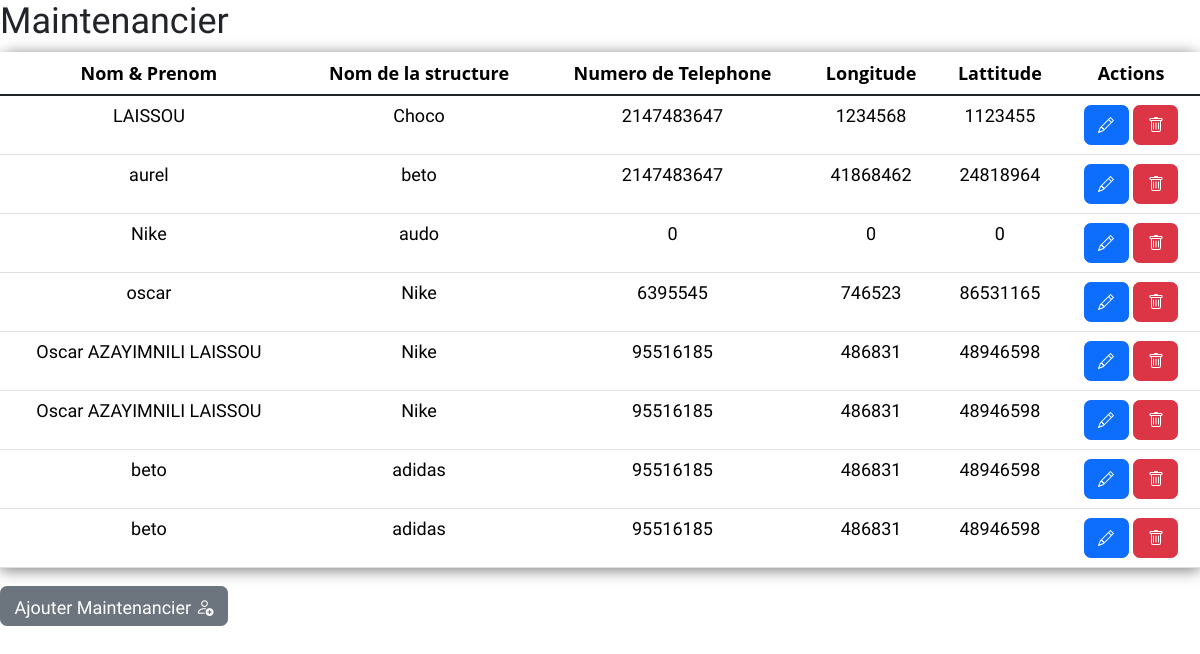
Screenshot of /dashboard3/adminView/viewProductSizes.php with the database file from the repository.
### tables this page shows
CREATE TABLE `maintenancier` (
  `id` int(20) NOT NULL,
  `nom` varchar(30) NOT NULL,
  `structure` varchar(40) NOT NULL,
  `numero` int(10) NOT NULL,
  `longitude` int(15) NOT NULL,
  `lattitude` int(15) NOT NULL
);

### dashboard3/adminView/viewProductSizes.php (the view, shortened to what this page needs)
<link rel="stylesheet" href="style.css"></link>
<link rel="stylesheet" href="css/bootstrap.min.css">
<link rel="stylesheet" href="assets/css/bootstrap.min.css">
    <link href="bootstrap-icons/bootstrap-icons.css" rel="stylesheet">
    <link href="boxicons/css/boxicons.min.css" rel="stylesheet">
<?php
try {
   $bdd = new PDO('mysql:dbname=geolocalisation;host=localhost;port=3306;charset=utf8', 'root', '');
} catch (PDOException $error) {
    echo "Connection echouer" . $error->getMessage();
}
?>
<div>
  <h2>Maintenancier</h2>
  <table class="table">
    <thead>
      <tr>
        <th class="text-center">Nom & Prenom</th>
        <th class="text-center">Nom de la structure</th>
        <th class="text-center">Numero de Telephone</th>
        <th class="text-center">Longitude</th>
        <th class="text-center">Lattitude</th>
        <th class="text-center" colspan="2">Actions</th>
      </tr>
    </thead>
    <tbody>
      <?php
        $sql = "SELECT * FROM maintenancier";
        $result = $bdd->query($sql);
        while($row = $result->fetch(PDO::FETCH_ASSOC)) {
      ?>
      <tr>
        <td><?= $row["nom"] ?></td>
        <td><?= $row["structure"] ?></td>
        <td><?= $row["numero"] ?></td>
        <td><?= $row["longitude"] ?></td>
        <td><?= $row["lattitude"] ?></td>
        <td>
          <button class="btn btn-primary" style="height:40px" onclick="variationEditForm('<?= $row['nom'] ?>')"></button>
          <button class="btn btn-danger" style="height:40px" onclick="variationDelete('<?= $row['nom'] ?>')"></button>
        </td>
      </tr>
      <?php
        }
      ?>
    </tbody>
  </table>
  <button type="button" class="btn btn-secondary" style="height:40px" data-toggle="modal" data-target="#myModal">
    Ajouter Maintenancier  <i class="bi bi-person-add"></i>
  </button>
</div>

### dashboard3/adminView/style.css (style rules this page uses)
* { margin: 0; padding: 0; font-family: 'Work Sans', sans-serif; font-size: 18px; }
table { width: 100%; border-collapse: collapse; border-spacing: 0; box-shadow: 0 2px 15px rgba(64, 64, 64, .7); border-radius: 12px 12px 0 0; margin-bottom: 20px; }
td, th { padding: 10px 16px; text-align: center; }
th { background-color: #004AAD; color: #fafafa; font-family: 'Open Sans', Sans-serif; font-weight: bold; }
tr { width: 100%; background-color: #fafafa; font-family: 'Montserrat', sans-serif; }
tr:nth-child(even) { background-color: #eeeeee; }
.btn { font-weight: 700; height: 36px; -moz-user-select: none; -webkit-user-select: none; user-select: none; cursor: default; }

### rows the page displays
maintenancier: nom "LAISSOU", structure "Choco", numero "2147483647", longitude "1234568", lattitude "1123455"
maintenancier: nom "aurel", structure "beto", numero "2147483647", longitude "41868462", lattitude "24818964"
maintenancier: nom "Nike", structure "audo", numero "0", longitude "0", lattitude "0"
maintenancier: nom "oscar", structure "Nike", numero "6395545", longitude "746523", lattitude "86531165"
maintenancier: nom "Oscar AZAYIMNILI LAISSOU", structure "Nike", numero "95516185", longitude "486831", lattitude "48946598"
maintenancier: nom "Oscar AZAYIMNILI LAISSOU", structure "Nike", numero "95516185", longitude "486831", lattitude "48946598"
maintenancier: nom "beto", structure "adidas", numero "95516185", longitude "486831", lattitude "48946598"
maintenancier: nom "beto", structure "adidas", numero "95516185", longitude "486831", lattitude "48946598"
